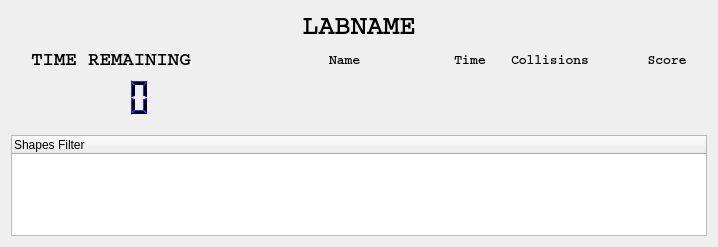
<?xml version="1.0" encoding="UTF-8"?>
<ui version="4.0">
 <class>CRQDataView</class>
 <widget class="QWidget" name="CRQDataView">
  <property name="geometry">
   <rect>
    <x>0</x>
    <y>0</y>
    <width>714</width>
    <height>247</height>
   </rect>
  </property>
  <property name="sizePolicy">
   <sizepolicy hsizetype="Expanding" vsizetype="Expanding">
    <horstretch>0</horstretch>
    <verstretch>0</verstretch>
   </sizepolicy>
  </property>
  <property name="windowTitle">
   <string>Form</string>
  </property>
  <layout class="QGridLayout" name="gridLayout_2">
   <item row="4" column="2" rowspan="3" colspan="5">
    <layout class="QGridLayout" name="gridLayout_Robots">
     <property name="spacing">
      <number>2</number>
     </property>
    </layout>
   </item>
   <item row="6" column="0">
    <spacer name="verticalSpacer">
     <property name="orientation">
      <enum>Qt::Vertical</enum>
     </property>
     <property name="sizeHint" stdset="0">
      <size>
       <width>1</width>
       <height>0</height>
      </size>
     </property>
    </spacer>
   </item>
   <item row="0" column="0" colspan="7">
    <widget class="QLabel" name="label_Lab">
     <property name="font">
      <font>
       <family>Courier</family>
       <pointsize>20</pointsize>
       <weight>75</weight>
       <bold>true</bold>
      </font>
     </property>
     <property name="text">
      <string>LABNAME</string>
     </property>
     <property name="alignment">
      <set>Qt::AlignCenter</set>
     </property>
    </widget>
   </item>
   <item row="2" column="0">
    <widget class="QLabel" name="label_Time">
     <property name="font">
      <font>
       <family>Courier</family>
       <pointsize>14</pointsize>
       <weight>75</weight>
       <bold>true</bold>
      </font>
     </property>
     <property name="text">
      <string>TIME REMAINING</string>
     </property>
     <property name="alignment">
      <set>Qt::AlignCenter</set>
     </property>
    </widget>
   </item>
   <item row="2" column="6">
    <widget class="QLabel" name="label_4">
     <property name="sizePolicy">
      <sizepolicy hsizetype="Fixed" vsizetype="Preferred">
       <horstretch>0</horstretch>
       <verstretch>0</verstretch>
      </sizepolicy>
     </property>
     <property name="minimumSize">
      <size>
       <width>80</width>
       <height>0</height>
      </size>
     </property>
     <property name="maximumSize">
      <size>
       <width>80</width>
       <height>16777215</height>
      </size>
     </property>
     <property name="font">
      <font>
       <family>Courier</family>
       <pointsize>10</pointsize>
       <weight>75</weight>
       <bold>true</bold>
      </font>
     </property>
     <property name="text">
      <string>Score</string>
     </property>
     <property name="alignment">
      <set>Qt::AlignCenter</set>
     </property>
    </widget>
   </item>
   <item row="4" column="0">
    <widget class="QLCDNumber" name="lcdNumber_Time">
     <property name="minimumSize">
      <size>
       <width>200</width>
       <height>40</height>
      </size>
     </property>
     <property name="palette">
      <palette>
       <active>
        <colorrole role="WindowText">
         <brush brushstyle="SolidPattern">
          <color alpha="255">
           <red>0</red>
           <green>0</green>
           <blue>0</blue>
          </color>
         </brush>
        </colorrole>
        <colorrole role="Button">
         <brush brushstyle="SolidPattern">
          <color alpha="255">
           <red>0</red>
           <green>0</green>
           <blue>200</blue>
          </color>
         </brush>
        </colorrole>
        <colorrole role="Light">
         <brush brushstyle="SolidPattern">
          <color alpha="255">
           <red>45</red>
           <green>45</green>
           <blue>255</blue>
          </color>
         </brush>
        </colorrole>
        <colorrole role="Midlight">
         <brush brushstyle="SolidPattern">
          <color alpha="255">
           <red>22</red>
           <green>22</green>
           <blue>227</blue>
          </color>
         </brush>
        </colorrole>
        <colorrole role="Dark">
         <brush brushstyle="SolidPattern">
          <color alpha="255">
           <red>0</red>
           <green>0</green>
           <blue>100</blue>
          </color>
         </brush>
        </colorrole>
        <colorrole role="Mid">
         <brush brushstyle="SolidPattern">
          <color alpha="255">
           <red>0</red>
           <green>0</green>
           <blue>133</blue>
          </color>
         </brush>
        </colorrole>
        <colorrole role="Text">
         <brush brushstyle="SolidPattern">
          <color alpha="255">
           <red>0</red>
           <green>0</green>
           <blue>0</blue>
          </color>
         </brush>
        </colorrole>
        <colorrole role="BrightText">
         <brush brushstyle="SolidPattern">
          <color alpha="255">
           <red>255</red>
           <green>255</green>
           <blue>255</blue>
          </color>
         </brush>
        </colorrole>
        <colorrole role="ButtonText">
         <brush brushstyle="SolidPattern">
          <color alpha="255">
           <red>0</red>
           <green>0</green>
           <blue>0</blue>
          </color>
         </brush>
        </colorrole>
        <colorrole role="Base">
         <brush brushstyle="SolidPattern">
          <color alpha="255">
           <red>255</red>
           <green>255</green>
           <blue>255</blue>
          </color>
         </brush>
        </colorrole>
        <colorrole role="Window">
         <brush brushstyle="SolidPattern">
          <color alpha="255">
           <red>0</red>
           <green>0</green>
           <blue>200</blue>
          </color>
         </brush>
        </colorrole>
        <colorrole role="Shadow">
         <brush brushstyle="SolidPattern">
          <color alpha="255">
           <red>0</red>
           <green>0</green>
           <blue>0</blue>
          </color>
         </brush>
        </colorrole>
        <colorrole role="AlternateBase">
         <brush brushstyle="SolidPattern">
          <color alpha="255">
           <red>127</red>
           <green>127</green>
           <blue>227</blue>
          </color>
         </brush>
        </colorrole>
        <colorrole role="ToolTipBase">
         <brush brushstyle="SolidPattern">
          <color alpha="255">
           <red>255</red>
           <green>255</green>
           <blue>220</blue>
          </color>
         </brush>
        </colorrole>
        <colorrole role="ToolTipText">
         <brush brushstyle="SolidPattern">
          <color alpha="255">
           <red>0</red>
           <green>0</green>
           <blue>0</blue>
          </color>
         </brush>
        </colorrole>
       </active>
       <inactive>
        <colorrole role="WindowText">
         <brush brushstyle="SolidPattern">
          <color alpha="255">
           <red>0</red>
           <green>0</green>
           <blue>0</blue>
          </color>
         </brush>
        </colorrole>
        <colorrole role="Button">
         <brush brushstyle="SolidPattern">
          <color alpha="255">
           <red>0</red>
           <green>0</green>
           <blue>200</blue>
          </color>
         </brush>
        </colorrole>
        <colorrole role="Light">
         <brush brushstyle="SolidPattern">
          <color alpha="255">
           <red>45</red>
           <green>45</green>
           <blue>255</blue>
          </color>
         </brush>
        </colorrole>
        <colorrole role="Midlight">
         <brush brushstyle="SolidPattern">
          <color alpha="255">
           <red>22</red>
           <green>22</green>
           <blue>227</blue>
          </color>
         </brush>
        </colorrole>
        <colorrole role="Dark">
         <brush brushstyle="SolidPattern">
          <color alpha="255">
           <red>0</red>
           <green>0</green>
           <blue>100</blue>
          </color>
         </brush>
        </colorrole>
        <colorrole role="Mid">
         <brush brushstyle="SolidPattern">
          <color alpha="255">
           <red>0</red>
           <green>0</green>
           <blue>133</blue>
          </color>
         </brush>
        </colorrole>
        <colorrole role="Text">
         <brush brushstyle="SolidPattern">
          <color alpha="255">
           <red>0</red>
           <green>0</green>
           <blue>0</blue>
          </color>
         </brush>
        </colorrole>
        <colorrole role="BrightText">
         <brush brushstyle="SolidPattern">
          <color alpha="255">
           <red>255</red>
           <green>255</green>
           <blue>255</blue>
          </color>
         </brush>
        </colorrole>
        <colorrole role="ButtonText">
         <brush brushstyle="SolidPattern">
          <color alpha="255">
           <red>0</red>
           <green>0</green>
           <blue>0</blue>
          </color>
         </brush>
        </colorrole>
        <colorrole role="Base">
         <brush brushstyle="SolidPattern">
          <color alpha="255">
           <red>255</red>
           <green>255</green>
           <blue>255</blue>
          </color>
         </brush>
        </colorrole>
        <colorrole role="Window">
         <brush brushstyle="SolidPattern">
          <color alpha="255">
           <red>0</red>
           <green>0</green>
           <blue>200</blue>
          </color>
         </brush>
        </colorrole>
        <colorrole role="Shadow">
         <brush brushstyle="SolidPattern">
          <color alpha="255">
           <red>0</red>
           <green>0</green>
           <blue>0</blue>
          </color>
         </brush>
        </colorrole>
        <colorrole role="AlternateBase">
         <brush brushstyle="SolidPattern">
          <color alpha="255">
           <red>127</red>
           <green>127</green>
           <blue>227</blue>
          </color>
         </brush>
        </colorrole>
        <colorrole role="ToolTipBase">
         <brush brushstyle="SolidPattern">
          <color alpha="255">
           <red>255</red>
           <green>255</green>
           <blue>220</blue>
          </color>
         </brush>
        </colorrole>
        <colorrole role="ToolTipText">
         <brush brushstyle="SolidPattern">
          <color alpha="255">
           <red>0</red>
           <green>0</green>
           <blue>0</blue>
          </color>
         </brush>
        </colorrole>
       </inactive>
       <disabled>
        <colorrole role="WindowText">
         <brush brushstyle="SolidPattern">
          <color alpha="255">
           <red>0</red>
           <green>0</green>
           <blue>100</blue>
          </color>
         </brush>
        </colorrole>
        <colorrole role="Button">
         <brush brushstyle="SolidPattern">
          <color alpha="255">
           <red>0</red>
           <green>0</green>
           <blue>200</blue>
          </color>
         </brush>
        </colorrole>
        <colorrole role="Light">
         <brush brushstyle="SolidPattern">
          <color alpha="255">
           <red>45</red>
           <green>45</green>
           <blue>255</blue>
          </color>
         </brush>
        </colorrole>
        <colorrole role="Midlight">
         <brush brushstyle="SolidPattern">
          <color alpha="255">
           <red>22</red>
           <green>22</green>
           <blue>227</blue>
          </color>
         </brush>
        </colorrole>
        <colorrole role="Dark">
         <brush brushstyle="SolidPattern">
          <color alpha="255">
           <red>0</red>
           <green>0</green>
           <blue>100</blue>
          </color>
         </brush>
        </colorrole>
        <colorrole role="Mid">
         <brush brushstyle="SolidPattern">
          <color alpha="255">
           <red>0</red>
           <green>0</green>
           <blue>133</blue>
          </color>
         </brush>
        </colorrole>
        <colorrole role="Text">
         <brush brushstyle="SolidPattern">
          <color alpha="255">
           <red>0</red>
           <green>0</green>
           <blue>100</blue>
          </color>
         </brush>
        </colorrole>
        <colorrole role="BrightText">
         <brush brushstyle="SolidPattern">
          <color alpha="255">
           <red>255</red>
           <green>255</green>
           <blue>255</blue>
          </color>
         </brush>
        </colorrole>
        <colorrole role="ButtonText">
         <brush brushstyle="SolidPattern">
          <color alpha="255">
           <red>0</red>
           <green>0</green>
           <blue>100</blue>
          </color>
         </brush>
        </colorrole>
        <colorrole role="Base">
         <brush brushstyle="SolidPattern">
          <color alpha="255">
           <red>0</red>
           <green>0</green>
           <blue>200</blue>
          </color>
         </brush>
        </colorrole>
        <colorrole role="Window">
         <brush brushstyle="SolidPattern">
          <color alpha="255">
           <red>0</red>
           <green>0</green>
           <blue>200</blue>
          </color>
         </brush>
        </colorrole>
        <colorrole role="Shadow">
         <brush brushstyle="SolidPattern">
          <color alpha="255">
           <red>0</red>
           <green>0</green>
           <blue>0</blue>
          </color>
         </brush>
        </colorrole>
        <colorrole role="AlternateBase">
         <brush brushstyle="SolidPattern">
          <color alpha="255">
           <red>0</red>
           <green>0</green>
           <blue>200</blue>
          </color>
         </brush>
        </colorrole>
        <colorrole role="ToolTipBase">
         <brush brushstyle="SolidPattern">
          <color alpha="255">
           <red>255</red>
           <green>255</green>
           <blue>220</blue>
          </color>
         </brush>
        </colorrole>
        <colorrole role="ToolTipText">
         <brush brushstyle="SolidPattern">
          <color alpha="255">
           <red>0</red>
           <green>0</green>
           <blue>0</blue>
          </color>
         </brush>
        </colorrole>
       </disabled>
      </palette>
     </property>
     <property name="toolTip">
      <string>Time remaining</string>
     </property>
     <property name="frameShape">
      <enum>QFrame::NoFrame</enum>
     </property>
     <property name="digitCount">
      <number>4</number>
     </property>
    </widget>
   </item>
   <item row="2" column="4">
    <widget class="QLabel" name="label_5">
     <property name="sizePolicy">
      <sizepolicy hsizetype="Fixed" vsizetype="Preferred">
       <horstretch>0</horstretch>
       <verstretch>0</verstretch>
      </sizepolicy>
     </property>
     <property name="minimumSize">
      <size>
       <width>70</width>
       <height>0</height>
      </size>
     </property>
     <property name="maximumSize">
      <size>
       <width>70</width>
       <height>16777215</height>
      </size>
     </property>
     <property name="font">
      <font>
       <family>Courier</family>
       <pointsize>10</pointsize>
       <weight>75</weight>
       <bold>true</bold>
      </font>
     </property>
     <property name="text">
      <string>Time</string>
     </property>
     <property name="alignment">
      <set>Qt::AlignCenter</set>
     </property>
    </widget>
   </item>
   <item row="2" column="3">
    <widget class="QLabel" name="label_2">
     <property name="sizePolicy">
      <sizepolicy hsizetype="MinimumExpanding" vsizetype="Preferred">
       <horstretch>0</horstretch>
       <verstretch>0</verstretch>
      </sizepolicy>
     </property>
     <property name="minimumSize">
      <size>
       <width>100</width>
       <height>0</height>
      </size>
     </property>
     <property name="font">
      <font>
       <family>Courier</family>
       <pointsize>10</pointsize>
       <weight>75</weight>
       <bold>true</bold>
      </font>
     </property>
     <property name="text">
      <string>Name</string>
     </property>
    </widget>
   </item>
   <item row="2" column="5">
    <widget class="QLabel" name="label_3">
     <property name="sizePolicy">
      <sizepolicy hsizetype="Fixed" vsizetype="Preferred">
       <horstretch>0</horstretch>
       <verstretch>0</verstretch>
      </sizepolicy>
     </property>
     <property name="minimumSize">
      <size>
       <width>110</width>
       <height>0</height>
      </size>
     </property>
     <property name="maximumSize">
      <size>
       <width>110</width>
       <height>16777215</height>
      </size>
     </property>
     <property name="font">
      <font>
       <family>Courier</family>
       <pointsize>10</pointsize>
       <weight>75</weight>
       <bold>true</bold>
      </font>
     </property>
     <property name="text">
      <string>Collisions</string>
     </property>
    </widget>
   </item>
   <item row="2" column="2">
    <spacer name="horizontalSpacer_2">
     <property name="orientation">
      <enum>Qt::Horizontal</enum>
     </property>
     <property name="sizeType">
      <enum>QSizePolicy::Fixed</enum>
     </property>
     <property name="sizeHint" stdset="0">
      <size>
       <width>80</width>
       <height>1</height>
      </size>
     </property>
    </spacer>
   </item>
   <item row="4" column="1">
    <spacer name="horizontalSpacer">
     <property name="orientation">
      <enum>Qt::Horizontal</enum>
     </property>
     <property name="sizeType">
      <enum>QSizePolicy::MinimumExpanding</enum>
     </property>
     <property name="sizeHint" stdset="0">
      <size>
       <width>20</width>
       <height>1</height>
      </size>
     </property>
    </spacer>
   </item>
   <item row="7" column="0" colspan="7">
    <widget class="QTreeWidget" name="treeWidget">
     <property name="mouseTracking">
      <bool>false</bool>
     </property>
     <property name="selectionMode">
      <enum>QAbstractItemView::NoSelection</enum>
     </property>
     <column>
      <property name="text">
       <string>Shapes Filter</string>
      </property>
     </column>
    </widget>
   </item>
  </layout>
 </widget>
 <resources/>
 <connections/>
</ui>
